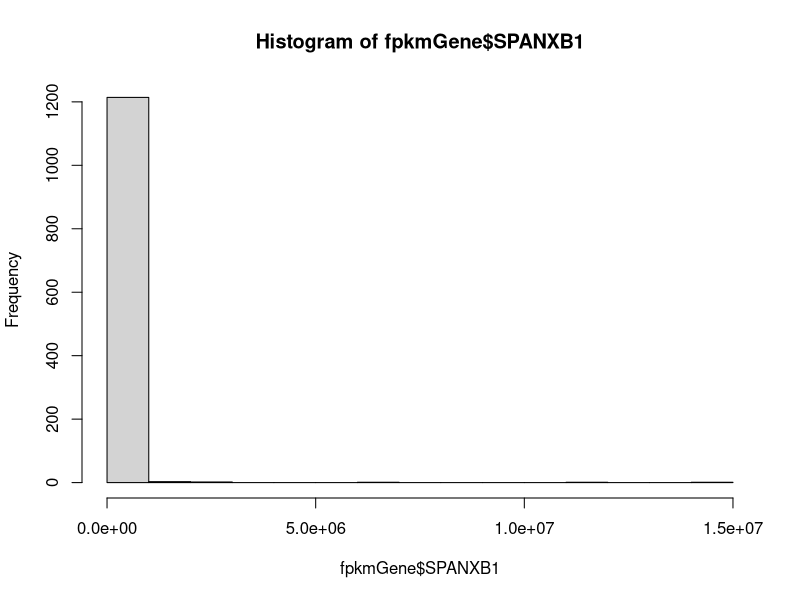

Here is the R script that generated this plot: (Note: this script raises an error after producing the figure.)
# analyzing expression data from TCGA 

# load packages
library(dplyr)
library(ggplot2)

# define exclusion subsetting
`%ni%` <- Negate(`%in%`) 

# read in saved data
fpkmGene <- read.table("targetGeneBca.csv")
# see all metadata
colnames(fpkmGene)

## visualizing data distribution for variables of interest
# not variable or not reported: classification_of_tumor, last_known_disease_status, tumor_grade, progression_or_recurrence, disease_type
hist(fpkmGene$SPANXB1)
plot(fpkmGene$shortLetterCode) # same (abbreviations): plot(fpkmGene$definition)
table(fpkmGene$shortLetterCode) 
# 113 NT= normal tissue, 1102 TP= primary tumor, 7 TM= metastatic 
table(fpkmGene$tumor_stage) # same: table(fpkmGene$subtype_Converted.Stage)
table(fpkmGene$subtype_AJCC.Stage)
table(fpkmGene$vital_status) #table(fpkmGene$subtype_Vital.Status) has missing data
table(fpkmGene$morphology)
table(fpkmGene$subtype_Metastasis) # same: table(fpkmGene$subtype_Metastasis.Coded)

# triple negative indicators
table(fpkmGene$subtype_ER.Status)
table(fpkmGene$subtype_PR.Status)
table(fpkmGene$subtype_HER2.Final.Status)

## initial data subsets
# assess number of samples with SPANXB1 expression
SB1 <- fpkmGene %>%
  filter(SPANXB1 > 0) # 544 samples with SPANXB1 expression
meta <- fpkmGene %>%
  filter(shortLetterCode == "TM")
norm <- fpkmGene %>%
  filter(shortLetterCode == "NT")
tum <- fpkmGene %>%
  filter(shortLetterCode == "TP")

## Q1 Compare spanxb1 expression between normal and BC patients
# all "normal" samples are paired with a Bca sample
normVcancer <- rbind(norm, tum)
# unpaired, all data
t.test(SPANXB1 ~ shortLetterCode, data = normVcancer) # p=0.008919
table(normVcancer$shortLetterCode) # 113 normal, 1102 tumor
ggplot(normVcancer, aes(shortLetterCode, SPANXB1)) + 
  geom_boxplot() +
  ylab("SPANXB1 expression") +
  xlab("tissue type (unpaired)") +
  scale_x_discrete(labels=c("NT" = "normal", "TP" = "tumor")) +
  geom_boxplot() +
  theme_bw() + 
  theme(axis.text=element_text(size=12), axis.title = element_text(size=12))
#ggsave("figures/SPANXB1unpaired.jpg")
# paired
# create paired sample dataset
normVcancerPaired <- normVcancer %>%
  filter(bcr_patient_barcode %in%
           norm$bcr_patient_barcode)
# find patients with more than 1 tumor sample to pair
normVcancerPaired %>% 
  group_by(patient) %>%
  tally() %>%
  filter(n > 2)
# find patients with only 1 normal sample
normVcancerPaired %>%
  group_by(patient) %>%
  tally() %>%
  filter(n == 1)
# only one sample: TCGA-BH-A0BS 
filter(normVcancerPaired, patient == "TCGA-BH-A0BS")
grep("TCGA-BH-A0BS", normVcancerPaired$patient) # remove 67 (no tumor to pair) 
# three or four samples: TCGA-A7-A0DB, TCGA-A7-A0DC, TCGA-A7-A13E
filter(normVcancerPaired, patient == "TCGA-A7-A0DB")
grep("TCGA-A7-A0DB", normVcancerPaired$patient) # remove 182 and 216 (extra tumor)
filter(normVcancerPaired, patient == "TCGA-A7-A0DC")
grep("TCGA-A7-A0DC", normVcancerPaired$patient) # remove 145 (tumor missing metadata)
filter(normVcancerPaired, patient == "TCGA-A7-A13E")
grep("TCGA-A7-A13E", normVcancerPaired$patient) # remove 221 and 226 (extra tumor)
# remove extra samples
normVcancerPaired <- normVcancerPaired[-c(67, 182, 216, 145, 221, 226),]
# summarize sample counts
table(normVcancerPaired$shortLetterCode) # 112 NT, 112 TP
# perform t test
t.test(SPANXB1 ~ shortLetterCode, data = normVcancerPaired) # 0.0006777
ggplot(normVcancerPaired, aes(shortLetterCode, SPANXB1)) + 
  ylab("SPANXB1 expression") +
  xlab("tissue type (paired samples)") +
  scale_x_discrete(labels=c("NT" = "normal", "TP" = "tumor")) +
  geom_boxplot() +
  theme_bw() +
  theme(axis.text=element_text(size=12), axis.title = element_text(size=12))
#ggsave("figures/SPANXB1paired.jpg")

## Q2 Compare spanxb1 expression between metastatic vs. non metastatic BC patients
# combine tumor and metastasis samples
tumVmetaAll <- rbind(tum, meta)
table(tumVmetaAll$shortLetterCode) # 7 TM 1102 TP
# perform t test (unpaired data)
t.test(SPANXB1 ~ definition, data = tumVmetaAll) # 0.01223
ggplot(tumVmetaAll, aes(definition, SPANXB1)) + 
  ylab("SPANXB1 expression") +
  xlab("tissue type") +
  scale_x_discrete(labels=c("TM" = "metastatic", "TP" = "primary tumor")) +
  geom_boxplot() +
  theme_bw() +
  theme(axis.text=element_text(size=12), axis.title = element_text(size=12))
#ggsave("figures/SPANXB1unpairedMetastasis.jpg")
# remove TP for metastatic patients 
TPnoMeta <- tum %>%
  filter(bcr_patient_barcode %ni%
           meta$bcr_patient_barcode)
TPnoMeta <- rbind(TPnoMeta, meta)
# summarize sample counts
table(TPnoMeta$shortLetterCode) # TM 7, TP 1095
# perform t test (unpaired data, with TP from metastasis patients removed)
t.test(SPANXB1 ~ shortLetterCode, data = TPnoMeta) # 0.01221
ggplot(TPnoMeta, aes(definition, SPANXB1)) + 
  ylab("SPANXB1 expression") +
  xlab("tissue type") +
  scale_x_discrete(labels=c("TM" = "metastatic", "TP" = "primary tumor")) +
  geom_boxplot() +
  theme_bw() +
  theme(axis.text=element_text(size=12), axis.title = element_text(size=12))
#ggsave("figures/SPANXB1unpairedMetastasisFiltered.jpg")
# paired
# create paired metastatic/nonmetastatic sample dataset
tumMet <- tum %>%
  filter(bcr_patient_barcode %in%
           meta$bcr_patient_barcode)
tumVmetPaired <- rbind(tumMet, meta)
# summarize sample counts
table(tumVmetPaired$shortLetterCode) # 7 pairs
# perform t test
t.test(SPANXB1 ~ shortLetterCode, data = tumVmetPaired) # 0.3132
ggplot(tumVmetPaired, aes(shortLetterCode, SPANXB1)) + 
  ylab("SPANXB1 expression") +
  xlab("tissue type (paired samples)") +
  scale_x_discrete(labels=c("TM" = "metastatic", "TP" = "tumor")) +
  geom_boxplot() +
  theme_bw() +
  theme(axis.text=element_text(size=12), axis.title = element_text(size=12))
#ggsave("figures/SPANXB1pairedMetastasis.jpg")

## Q3 Compare spanxb1 expression with clinical stages of BC patients
table(fpkmGene$subtype_AJCC.Stage) # [Not Available]
table(fpkmGene$tumor_stage) # not reported
# compare stages of tumor only for AJCC 
AJCC <- tum %>%
  filter(subtype_AJCC.Stage != "[Not Available]")
table(AJCC$subtype_AJCC.Stage)
# perform ANOVA
summary(aov(SPANXB1 ~ subtype_AJCC.Stage, data = AJCC)) # p=5.55e-11
ggplot(AJCC, aes(subtype_AJCC.Stage, SPANXB1)) + 
  ylab("SPANXB1 expression") +
  xlab("stage") +
  geom_boxplot() +
  theme_bw() 
#ggsave("figures/SPANXB1.AJCC.jpg")
# compare stages of tumor only for AJCC 
stage <- tum %>%
  filter(tumor_stage != "not reported")
table(stage$tumor_stage)
# perform ANOVA
summary(aov(SPANXB1 ~ tumor_stage, data = stage)) #p=0.823
ggplot(stage, aes(tumor_stage, SPANXB1)) + 
  ylab("SPANXB1 expression") +
  xlab("stage") +
  geom_boxplot() +
  theme_bw() 
#ggsave("figures/SPANXB1.stage.jpg")

## Q4 Compare spanxb1 expression between ER/PR/HER2 positive vs. ER/PR/HER2 negative (a.k.a.TNBC) patients
# extract triple negative
TNBC <- fpkmGene %>% 
  filter(subtype_ER.Status == "Negative" & subtype_PR.Status == "Negative" & subtype_HER2.Final.Status == "Negative")
# extract normal
norm <- fpkmGene %>%
  filter(shortLetterCode == "NT")
# combine triple negative and normal
TNBCnorm <- rbind(TNBC, norm) # 113 normal, 118 TNBC
t.test(SPANXB1 ~ shortLetterCode, data=TNBCnorm) # 0.003443
ggplot(TNBCnorm, aes(shortLetterCode, SPANXB1)) + 
  ylab("SPANXB1 expression") +
  xlab("tissue type") +
  scale_x_discrete(labels=c("NT" = "normal", "TP" = "TNBC")) +
  geom_boxplot() +
  theme_bw()+
  theme(axis.text=element_text(size=12), axis.title = element_text(size=12))
#ggsave("figures/SPANXB1TNBC.jpg")

## Q5 Compare spanxb1 expression between metastatic vs. non metastatic TNBC patients

## Q6 Compare spanxb1 expression with survival outcome of TNBC patients
# is gene expression higher in deceased individuals?
vital <- fpkmGene %>%
  filter(shortLetterCode == "TP") %>%
  filter(!is.na(vital_status))
table(vital$vital_status) # 947 alive, 154 dead 
# SPANXB1 and vital status
t.test(SPANXB1 ~ vital_status, data=vital) # p=0.2003
ggplot(vital, aes(vital_status, SPANXB1)) + 
  ylab("SPANXB1 expression") +
  xlab("vital status") +
  geom_boxplot() +
  theme_bw()+
  theme(axis.text=element_text(size=12), axis.title = element_text(size=12))
#ggsave("figures/SPANXB1vital.jpg")

## Q7 Compare spanxb1 expression with survival outcome of ER/PR/HER2 positive patients alone and in combination

## Q8 Compare RAC1/SPANXB1 expression together in normal vs. TNBC

## Q9 Compare RAC1/SPANXB1 expression in metastatic vs. not met TNBC

## Q10 Compare RAC1/SPANXB1 expression with survival of TNBC

## use Wilcoxin signed-rank or Mann-Whitney for small sample sizes?

## correct for multiple comparisons?

## transform data, or otherwise manage counts of zero?
# log transform data
# rlog from DESeq2

## permutation tests (requires at least two groups of six samples)
# calculate test statistic for dataset
# permute labels on samples at random 1000 times
# recalculate test statistic for each of 1000 permuted datasets
# calculate percentage of permuted test statistics exceed original
